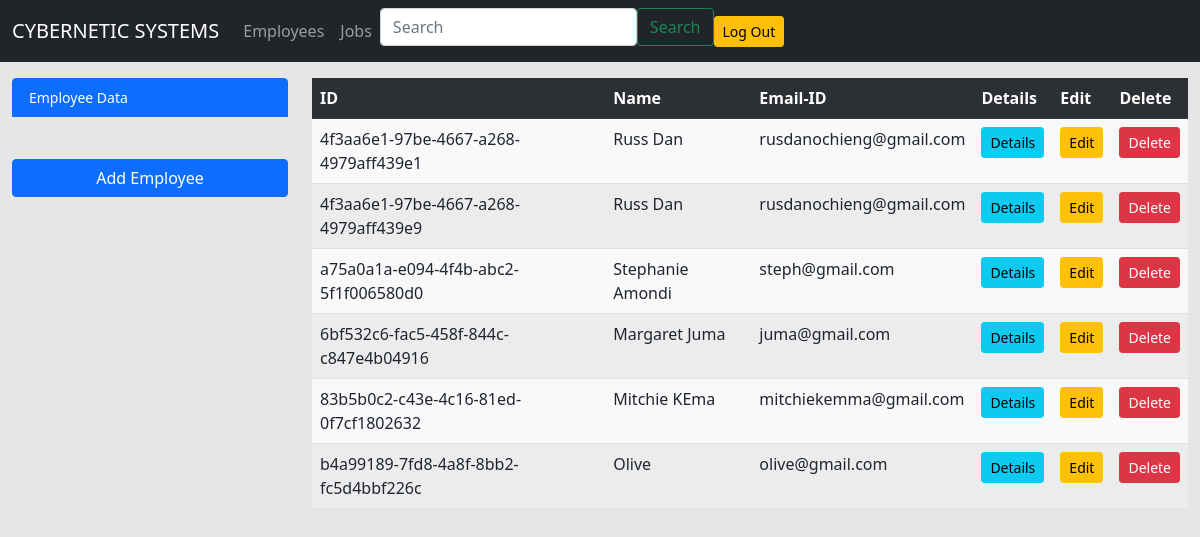
/employeelist/ (signed in), run on an earlier commit of the app's database.
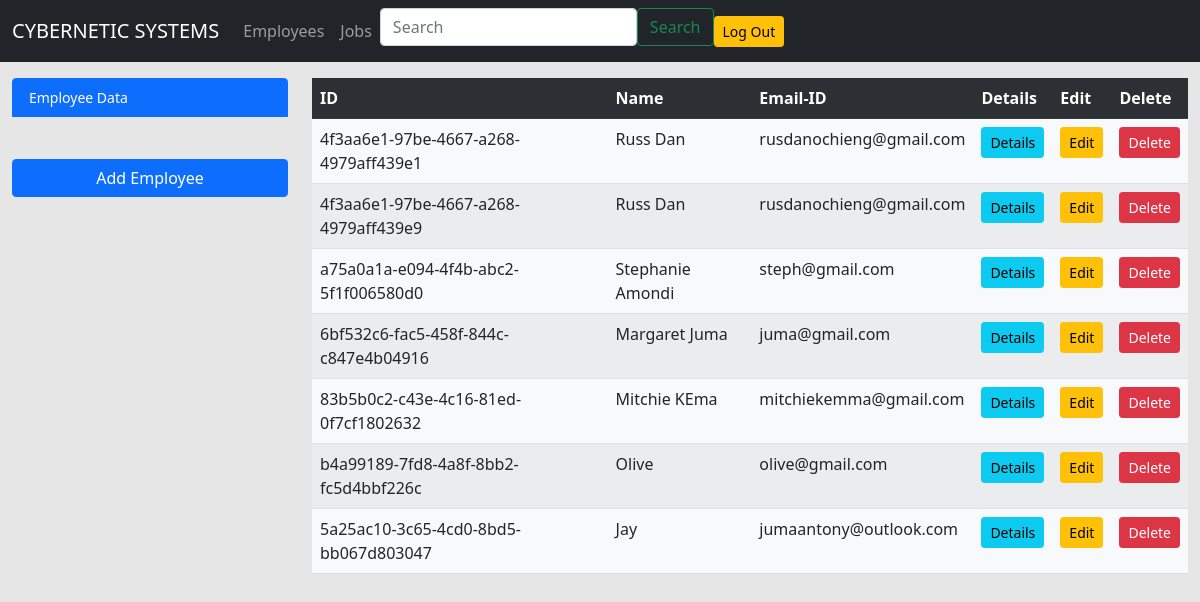
And on a later commit of the database.
### EmployeeMgt/models.py (models this page shows)
class Employee(models.Model):
    ID = models.UUIDField(default=uuid.uuid4,
                          editable=True)
    Date_of_Employement = models.DateTimeField()
    Name = models.CharField(max_length=50)
    Email = models.EmailField()
    Phone_Number = models.IntegerField()
    Job = models.CharField(max_length=50)

### EmployeeMgt/views.py (the view, shortened to what this page needs)
# urls.py: path('employeelist/', views.employeelist, name='employeelist'),
@login_required
def employeelist(request):
    context = {}
    if request.method == 'GET':
        context.update({
            'form': EmployeeModelForm,
            'employees': Employee.objects.all(),
        })
    return render(request, 'employee-list.html', context)

### EmployeeMgt/templates/employee-list.html (shortened to what this page needs)
{% extends 'base.html' %}
{% load static %}
{% block content %}
    <link rel="stylesheet" href="https://stackpath.bootstrapcdn.com/bootstrap/5.0.0-alpha1/css/bootstrap.min.css">
 <div class="container-fluid">
    <div class="row mt-3">
      <div class="col-lg-3 col-md-3">
              <div class="list-group small">
                <div class="list-group-item active"> Employee Data</div>
                <br><br>
                <button id="create-employee" class="btn btn-primary" type="button" name="button" data-toggle="modal"
                   data-target="#add_employee" >Add Employee</button>
                <br>
                  <br>
              </div>
            </div>
            <div class="col-lg-9 col-md-9">
              <table class="table table-striped table-hover bg-light">
                <tr class="table-dark ">
                  <th>ID</th>
                  <th>Name</th>
                  <th>Email-ID</th>
                  <th>Details</th>
                  <th>Edit</th>
                  <th>Delete</th>
                </tr>
              {% for employee in employees %}
                <tr>
                  <td>{{ employee.ID }}</td>
                  <td>{{ employee.Name }}</td>
                  <td>{{ employee.Email }}</td>
                  <td><a href="" data-toggle="modal"
                         data-target="#employee-details-{{ employee.pk }}"
                         class="btn btn-info btn-sm btn-block"> Details </a></td>
                  <td><a href="" data-toggle="modal" data-target="#employee-edit-details-{{ employee.pk }}" class="btn btn-warning btn-sm btn-block">Edit</a></td>
                  <td><a href="" class="btn btn-danger btn-sm btn-block"
                         onclick="confirm('Are you Sure you want to Delete \' {{ employee.Name }} \' ?');">Delete</a></td>
                </tr>
              {% endfor %}
              </table>
            </div>
        </div>
    </div>
              {% include 'add_employee.html' %}
{% endblock %}

What changed in the data, as far as the page shows it:
added Employee: ID "5a25ac10-3c65-4cd0-8bd5-bb067d803047", Name "Jay", Email "jumaantony@outlook.com"
